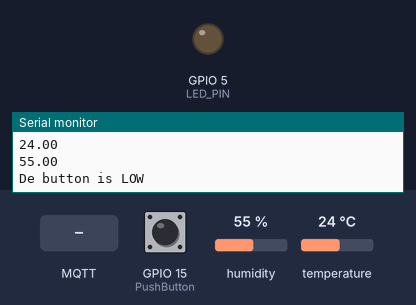
This sketch was run on a simulated ESP32. Parts: output pins drawn as LEDs (lit = HIGH), the last lines printed to the serial monitor. The inputs (shaded band) are chosen by the test bench; at power-on: GPIO 15 (PushButton) LOW, humidity 55 %, temperature 24 °C. WiFi joins after 1.5 s; servers stay silent unless stated; random numbers use the default seed unless the sketch sets one; no MQTT or app messages arrive unless stated.

Above: at 2.7 s.
2.8 s: MQTT message "1" arrives on the first subscribed topic
At 3.6 s:
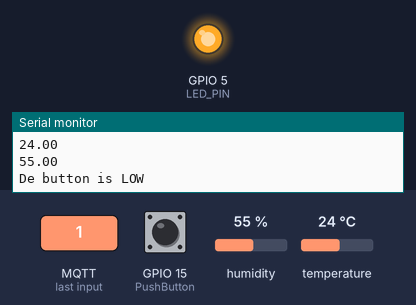
9.0 s: MQTT message "0" arrives on the first subscribed topic
At 9.4 s:
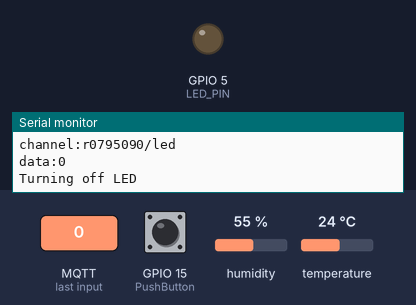
Timing chart, 0 to 12.0 s (numbered marks = the images above; inputs shaded):
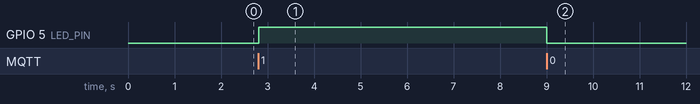

Measured:
- after the input at 2.8 s, GPIO 5 (LED_PIN): LOW → HIGH at once
- after the input at 9.0 s, GPIO 5 (LED_PIN): HIGH → LOW at once

The sketch:

Cloud_SecurityOpdracht.ino
```cpp
#include <WiFi.h>
#include <PubSubClient.h>
#include <DHT.h>
#include <TaskScheduler.h>
#include "wifi.h"

const char* mqtt_server  = "54.229.150.108";
const int mqtt_port  = 1883;
#define ssid "Lukas.M"
#define password "1234azer"
#define MQTT_SERIAL_PUBLISH_CH "r0795090/measurement"
#define MQTT_SERIAL_RECEIVER_CH "r0795090/led"
const String DEVICE_ID = "r0795090";

const int PushButton = 15;


#define LED_PIN 5
#define DHTPIN 4
#define DHTTYPE DHT11

DHT dht(DHTPIN, DHTTYPE);

WiFiClient wifiClient;

PubSubClient client(wifiClient);

void setup_wifi() {
    delay(10);
    // We start by connecting to a WiFi network
    Serial.println();
    Serial.print("Connecting to ");
    Serial.println(ssid);
    WiFi.begin(ssid, password);
    while (WiFi.status() != WL_CONNECTED) {
      delay(500);
      Serial.print(".");
    }
    randomSeed(micros());
    Serial.println("");
    Serial.println("WiFi connected");
    Serial.println("IP address: ");
    Serial.println(WiFi.localIP());
}

void reconnect() {
  // Loop until we're reconnected
  while (!client.connected()) {
    Serial.print("Attempting MQTT connection...");
    // Create a random client ID
    String clientId = "ESP32Client-";
    clientId += String(random(0xffff), HEX);
    // Attempt to connect
    if (client.connect(clientId.c_str())) {
      Serial.println("connected");
      //Once connected, publish an announcement...
      client.publish("r0795090/connected", "hello world");
      // ... and resubscribe
      client.subscribe(MQTT_SERIAL_RECEIVER_CH);
    } else {
      Serial.print("failed, rc=");
      Serial.print(client.state());
      Serial.println(" try again in 5 seconds");
      // Wait 5 seconds before retrying
      delay(5000);
    }
  }
}

void callback(char* topic, byte *payload, unsigned int length) {

   int value = (int) *payload;

    Serial.println("-------new message from broker-----");
    Serial.print("channel:");
    Serial.println(topic);
    Serial.print("data:");
    Serial.write(payload, length);
    Serial.println();


    //contol LED
    if(value == 49){                //1 in ASCII
      digitalWrite(LED_PIN,1);
      Serial.print("Turning on LED");
    }
    else if(value == 48){         //0 in ASCII
      digitalWrite(LED_PIN,0);
      Serial.print("Turning off LED");
    }

    Serial.println();
}


// We declare the function that we are going to use
void read_dht();

// We create the Scheduler that will be in charge of managing the tasks
Scheduler runner;

// We create the task indicating that it runs every 500 milliseconds, forever, and call the led_blink function
Task readDHT(2000, TASK_FOREVER, &read_dht);

void setup() {
  Serial.begin(115200);
  Serial.setTimeout(500);// Set time out for
  setup_wifi();
  client.setServer(mqtt_server, mqtt_port);
  client.setCallback(callback);
  reconnect();

  pinMode (LED_PIN, OUTPUT);
  pinMode(PushButton, INPUT);

  dht.begin();

  // We add the task to the task scheduler
  runner.addTask(readDHT);

  // We activate the task
  readDHT.enable();

}

void publishSerialData(char *serialData){
  if (!client.connected()) {
    reconnect();
  }
  client.publish(MQTT_SERIAL_PUBLISH_CH, serialData);
}


void loop() {
   client.loop();
//   if (Serial.available() > 0) {
//     char mun[501];
//     memset(mun,0, 501);
//     Serial.readBytesUntil( '\n',mun,500);
//     publishSerialData(mun);
//   }

  runner.execute();
  delay(10);

}


void read_dht(){
  float h = dht.readHumidity();
  float t = dht.readTemperature();

  int Push_button_state = digitalRead(PushButton);

  Serial.println(t);
  Serial.println(h);


  if ( Push_button_state == HIGH )
  {
  Serial.println("De button is HIGH");
  }
  else
  {
  Serial.println("De button is LOW");
  }

  if (isnan(h) || isnan(t)) {
    Serial.println(F("Failed to read from DHT sensor!"));
    return;
  }
  else{
    String json = "{\"device_id\":\""+DEVICE_ID+"\",\"temperature\":\""+String(t)+"\",\"humidity\":\""+String(h)+"\", \"button\":\""+String(Push_button_state)+"\"}";
    char jsondata[json.length()+1];
    json.toCharArray(jsondata,json.length()+1);
    publishSerialData(jsondata);
  }

}
```
